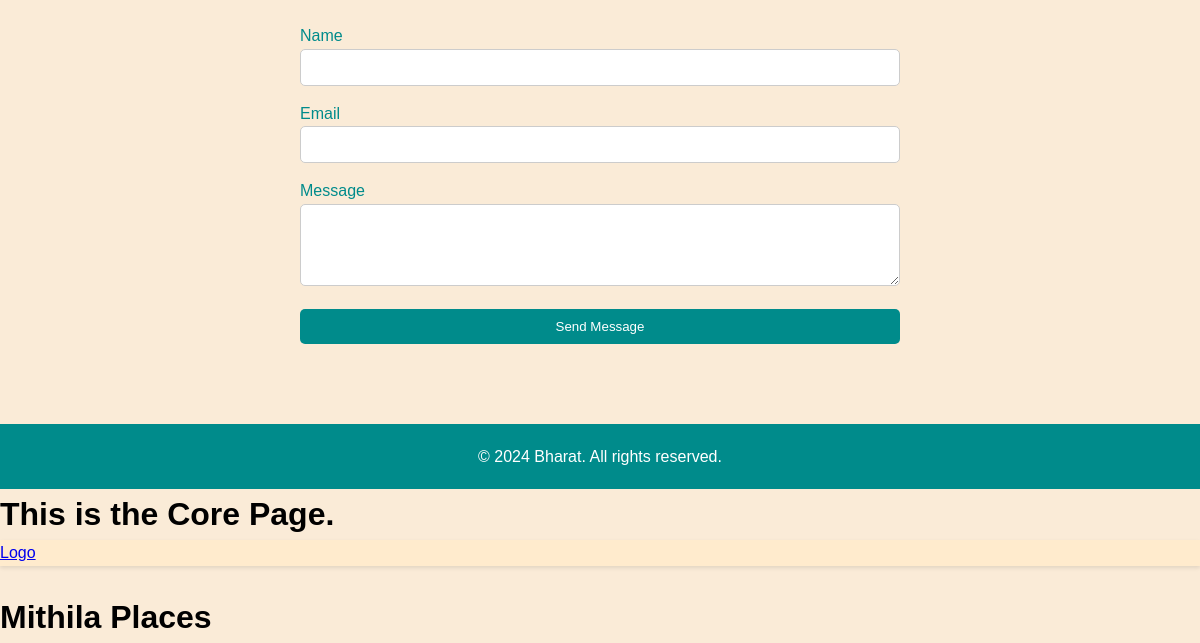
The page /core/ (lower part) on the database as committed earlier.
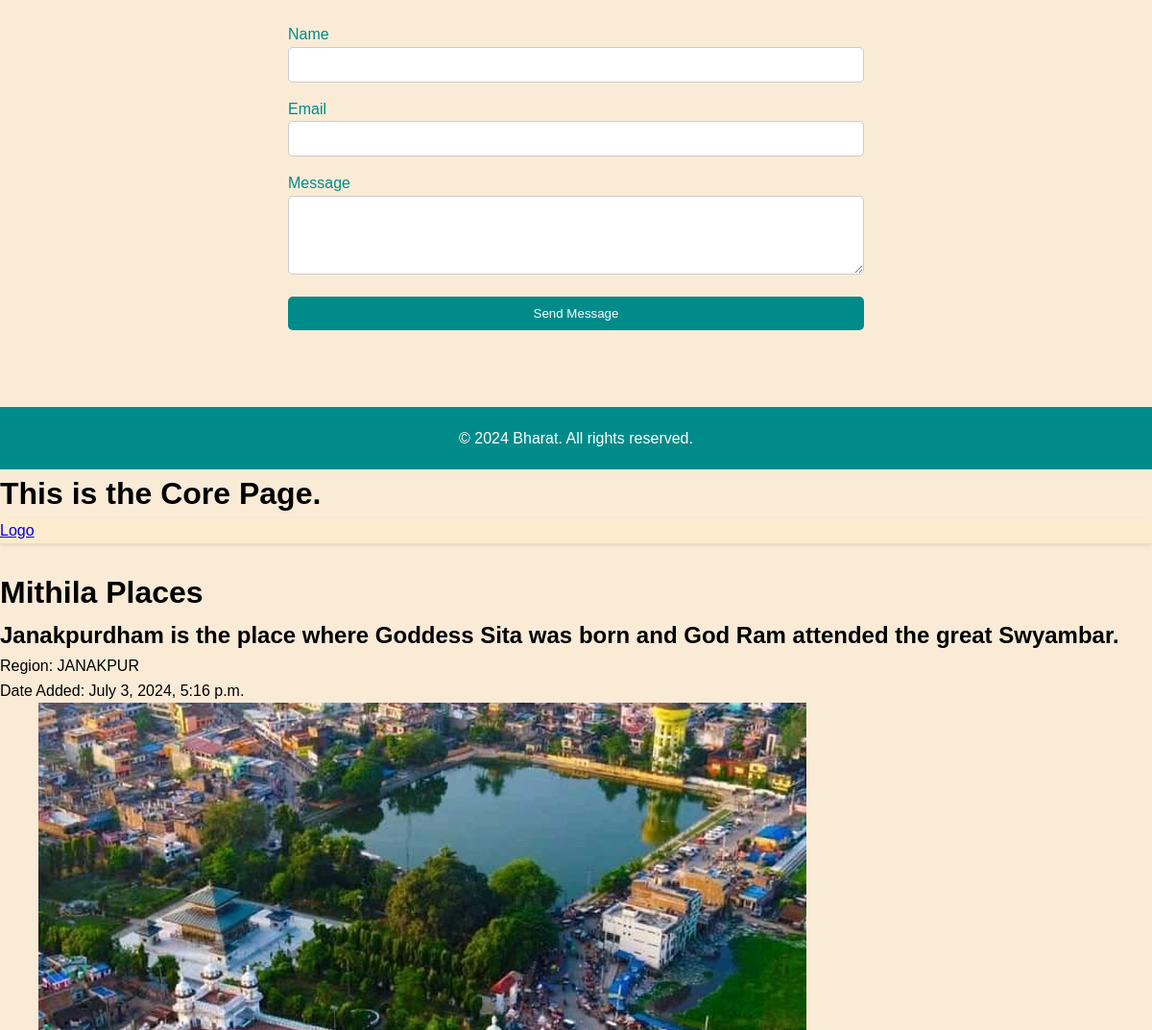
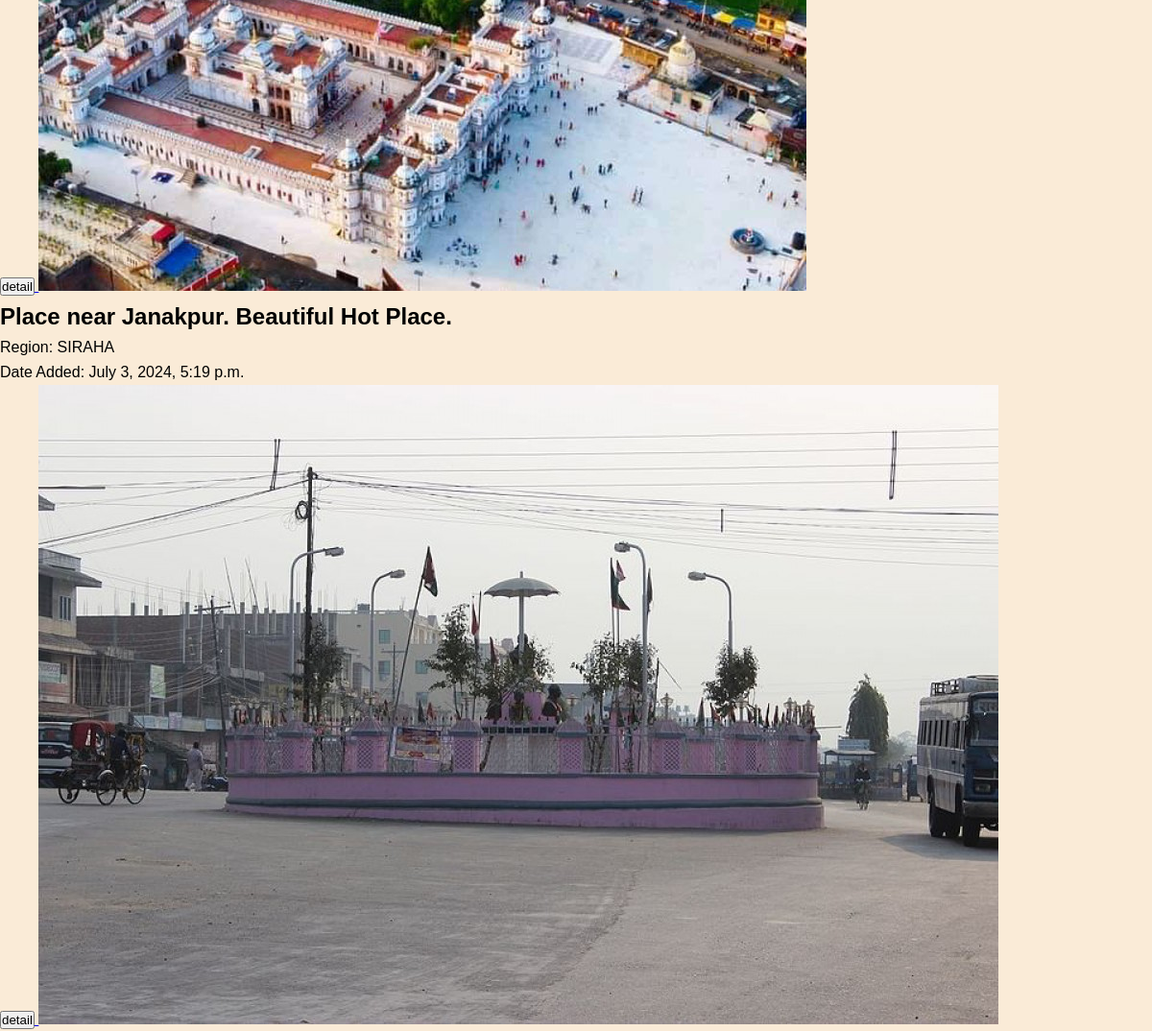
The same page on the database as committed later (2 pictures, top to bottom).
### core_app/models.py (models this page shows, shortened)
class MithilaModel(models.Model):
    MITHILA_REGION = [
        ('JNK', 'JANAKPUR'),
        ('SR', 'SIRAHA'),
        ('MTR', 'MAHOTTARI'),
        ('RJB', 'RAJBIRAJ'),
        ('BTR', 'BIRATNAGAR')
    ]
    place_name = models.CharField(max_length=100)
    date_added = models.DateTimeField(default=timezone.now)
    image = models.ImageField(upload_to='mithilaimages/')
    region = models.CharField(max_length=3, choices=MITHILA_REGION, default='JNK')
    descriptions = models.TextField(default='')
    class Meta:
        ordering = ('place_name',)
        verbose_name_plural = "Mithila Models"

### core_app/views.py (the view)
# urls.py: path('core/', include('core_app.urls')),
def core(request):
    mithila_items = MithilaModel.objects.all()
    return render(request, 'core_app/core.html', {'mithila_items': mithila_items})

### core_app/templates/core_app/core.html (shortened to what this page needs)
{% extends "layout.html" %}
{% block content %}
<h1>This is the Core Page.</h1>
<header>
    <nav>
        <a href="#">Logo</a>
    </nav>
</header>
<br>
<h1>Mithila Places</h1>
    <ul>
        {% for item in mithila_items %}
        <li>
            <h2>{{ item.place_name }}</h2>
            <p>Region: {{ item.get_region_display }}</p>
            <p>Date Added: {{ item.date_added }}</p>
            <a href="{% url 'core_detail' item.id %}">
                <button>detail</button>
            </a>
            {% if item.image %}
            <img src="{{ item.image.url }}" alt="{{ item.place_name }}">
            {% endif %}
        </li>
        {% endfor %}
    </ul>
{% endblock %}

Rows that differ between the two databases and show on the page:
added MithilaModel: place_name "Janakpurdham is the place where Goddess Sita was born and God Ram attended the great Swyambar.", region "JANAKPUR", date_added "July 3, 2024, 5:16 p.m.", image (picture)
added MithilaModel: place_name "Place near Janakpur. Beautiful Hot Place.", region "SIRAHA", date_added "July 3, 2024, 5:19 p.m.", image (picture)
